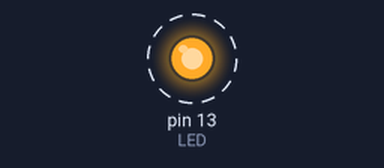
Recording of a sketch running on a simulated Arduino Uno, built with avr-gcc and run on an emulated ATmega328P. On the bench: output pins drawn as LEDs (lit = HIGH). Dashed ring = blinking.

Above: at 0.2 s.
Timing chart, 0 to 3.0 s (numbered marks = the images above):
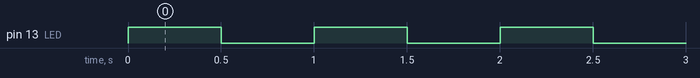

Measured:
- by itself, pin 13 (LED): alternates HIGH for 0.50 s and LOW for 0.50 s

The sketch:

3.1.2.ino
```cpp
#define LED PB5   // Pin 13 = Port B, Bit 5

void setup() {
  // Set PB5 (LED pin) as output
  DDRB |= (1 << LED);
}

void loop() {
  PORTB |= (1 << LED);   // LED ON (set bit 5, leave others unchanged)
  delay(500);
  PORTB &= ~(1 << LED);  // LED OFF (clear bit 5, leave others unchanged)
  delay(500);

}
```
